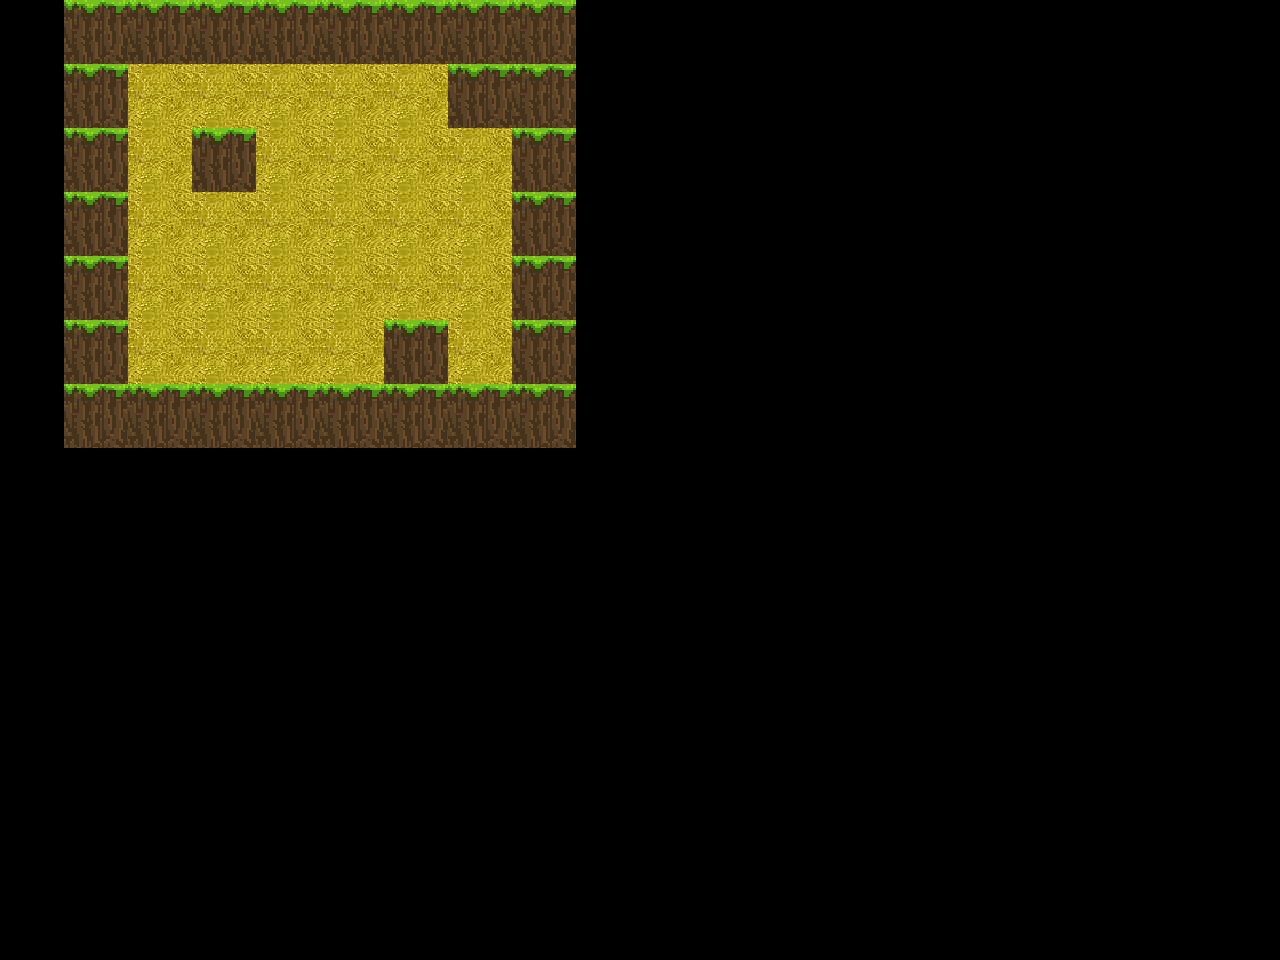

This game map was drawn from its Tiled (.tmx) file and the tilesets committed beside it. A one-line description and the full map source follow:
An orthogonal 20x15 tile map with 64x64 px tiles, 2 tile layers (Block, Road), 4 tilesets and 13 objects.

<map version="1.5" tiledversion="1.6.0" orientation="orthogonal" renderorder="right-down" width="20" height="15" tilewidth="64" tileheight="64" infinite="0" nextlayerid="10" nextobjectid="1023">
 <tileset firstgid="1" name="MapImage1" tilewidth="64" tileheight="64" tilecount="63" columns="9">
  <image source="../MapImage1.png" width="576" height="448" />
 </tileset>
 <tileset firstgid="64" name="role" tilewidth="64" tileheight="64" tilecount="1" columns="1">
  <image source="../role.png" width="64" height="64" />
 </tileset>
 <tileset firstgid="65" name="box1" tilewidth="64" tileheight="64" tilecount="1" columns="1">
  <image source="../box1.png" width="64" height="64" />
 </tileset>
 <tileset firstgid="66" name="point" tilewidth="64" tileheight="64" tilecount="1" columns="1">
  <image source="../point4.png" width="64" height="64" />
 </tileset>
 <layer id="1" name="Block" width="20" height="15">
  <data encoding="csv">
0,36,36,36,36,36,36,36,36,0,0,0,0,0,0,0,0,0,0,0,
0,36,0,0,0,0,0,36,36,0,0,0,0,0,0,0,0,0,0,0,
0,36,0,36,0,0,0,0,36,0,0,0,0,0,0,0,0,0,0,0,
0,36,0,0,0,0,0,0,36,0,0,0,0,0,0,0,0,0,0,0,
0,36,0,0,0,0,0,0,36,0,0,0,0,0,0,0,0,0,0,0,
0,36,0,0,0,0,36,0,36,0,0,0,0,0,0,0,0,0,0,0,
0,36,36,36,36,36,36,36,36,0,0,0,0,0,0,0,0,0,0,0,
0,0,0,0,0,0,0,0,0,0,0,0,0,0,0,0,0,0,0,0,
0,0,0,0,0,0,0,0,0,0,0,0,0,0,0,0,0,0,0,0,
0,0,0,0,0,0,0,0,0,0,0,0,0,0,0,0,0,0,0,0,
0,0,0,0,0,0,0,0,0,0,0,0,0,0,0,0,0,0,0,0,
0,0,0,0,0,0,0,0,0,0,0,0,0,0,0,0,0,0,0,0,
0,0,0,0,0,0,0,0,0,0,0,0,0,0,0,0,0,0,0,0,
0,0,0,0,0,0,0,0,0,0,0,0,0,0,0,0,0,0,0,0,
0,0,0,0,0,0,0,0,0,0,0,0,0,0,0,0,0,0,0,0
</data>
 </layer>
 <layer id="3" name="Road" width="20" height="15">
  <data encoding="csv">
0,0,0,0,0,0,0,0,0,0,0,0,0,0,0,0,0,0,0,0,
0,0,54,54,54,54,54,0,0,0,0,0,0,0,0,0,0,0,0,0,
0,0,54,0,54,54,54,54,0,0,0,0,0,0,0,0,0,0,0,0,
0,0,54,54,54,54,54,54,0,0,0,0,0,0,0,0,0,0,0,0,
0,0,54,54,54,54,54,54,0,0,0,0,0,0,0,0,0,0,0,0,
0,0,54,54,54,54,0,54,0,0,0,0,0,0,0,0,0,0,0,0,
0,0,0,0,0,0,0,0,0,0,0,0,0,0,0,0,0,0,0,0,
0,0,0,0,0,0,0,0,0,0,0,0,0,0,0,0,0,0,0,0,
0,0,0,0,0,0,0,0,0,0,0,0,0,0,0,0,0,0,0,0,
0,0,0,0,0,0,0,0,0,0,0,0,0,0,0,0,0,0,0,0,
0,0,0,0,0,0,0,0,0,0,0,0,0,0,0,0,0,0,0,0,
0,0,0,0,0,0,0,0,0,0,0,0,0,0,0,0,0,0,0,0,
0,0,0,0,0,0,0,0,0,0,0,0,0,0,0,0,0,0,0,0,
0,0,0,0,0,0,0,0,0,0,0,0,0,0,0,0,0,0,0,0,
0,0,0,0,0,0,0,0,0,0,0,0,0,0,0,0,0,0,0,0
</data>
 </layer>
 <objectgroup id="9" name="entity">
  <object id="1008" gid="66" x="128" y="192" width="64" height="64" />
  <object id="1009" gid="66" x="256" y="192" width="64" height="64" />
  <object id="1010" gid="66" x="320" y="192" width="64" height="64" />
  <object id="1011" gid="66" x="448" y="192" width="64" height="64" />
  <object id="1012" gid="66" x="384" y="320" width="64" height="64" />
  <object id="1013" gid="66" x="192" y="320" width="64" height="64" />
  <object id="1015" gid="65" x="192" y="256" width="64" height="64" />
  <object id="1016" gid="65" x="320" y="256" width="64" height="64" />
  <object id="1017" gid="65" x="256" y="256" width="64" height="64" />
  <object id="1018" gid="65" x="320" y="192" width="64" height="64" />
  <object id="1019" gid="65" x="384" y="320" width="64" height="64" />
  <object id="1020" gid="65" x="128" y="320" width="64" height="64" />
  <object id="1021" gid="64" x="384" y="128" width="64" height="64" />
 </objectgroup>
</map>
